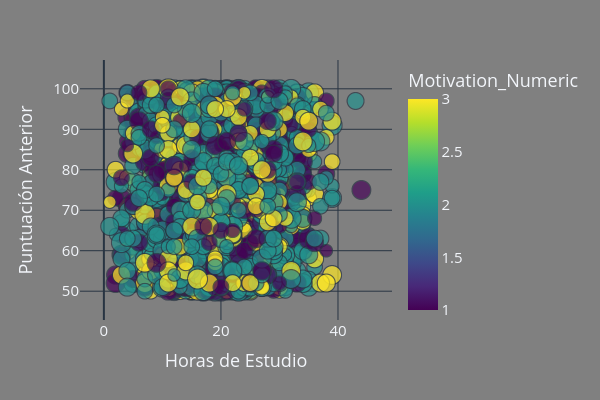

Source (notebook cell):
### Code cell
# Convertir Motivation_Level a valores numéricos
motivation_map = {'Low': 1, 'Medium': 2, 'High': 3}
df['Motivation_Numeric'] = df['Motivation_Level'].map(motivation_map)

varX = df['Hours_Studied']
varY = df['Previous_Scores']
col = df['Motivation_Numeric']  # ← Ahora es numérico
cocs = 'viridis'
x_title = 'Horas de Estudio'
y_title = 'Puntuación Anterior'
tamano = df['Sleep_Hours']
sct(varX, varY, col, cocs, x_title, y_title, tamano)

### Figure 1 — Plotly figure (JSON) as saved in the notebook; plotly's stock layout.template omitted (floating-point values rounded to 4 significant figures; data arrays with more than 128 entries replaced by an {"elided": "..."} marker saying what was removed)
{"data": [{"hovertemplate": "Hours_Studied=%{x}<br>Previous_Scores=%{y}<br>Sleep_Hours=%{marker.size}<br>Motivation_Numeric=%{marker.color}<extra></extra>", "legendgroup": "", "marker": {"color": {"elided": "6607 int values"}, "coloraxis": "coloraxis", "size": {"elided": "6607 int values"}, "sizemode": "area", "sizeref": 0.025, "symbol": "circle"}, "mode": "markers", "name": "", "showlegend": false, "x": {"elided": "6607 int values"}, "xaxis": "x", "y": {"elided": "6607 int values"}, "yaxis": "y", "type": "scattergl"}], "layout": {"xaxis": {"anchor": "y", "domain": [0.0, 1.0], "title": {"text": "Horas de Estudio"}}, "yaxis": {"anchor": "x", "domain": [0.0, 1.0], "title": {"text": "Puntuación Anterior"}}, "coloraxis": {"colorbar": {"title": {"text": "Motivation_Numeric"}}, "colorscale": [[0.0, "#440154"], [0.1111, "#482878"], [0.2222, "#3e4989"], [0.3333, "#31688e"], [0.4444, "#26828e"], [0.5556, "#1f9e89"], [0.6667, "#35b779"], [0.7778, "#6ece58"], [0.8889, "#b5de2b"], [1.0, "#fde725"]]}, "legend": {"tracegroupgap": 0, "itemsizing": "constant"}, "margin": {"t": 60}, "title": {"pad": {"t": 20}, "font": {"family": "verdana", "color": "black", "size": 16}}, "font": {"size": 15}, "paper_bgcolor": "gray", "plot_bgcolor": "gray", "height": 400, "width": 600}}
